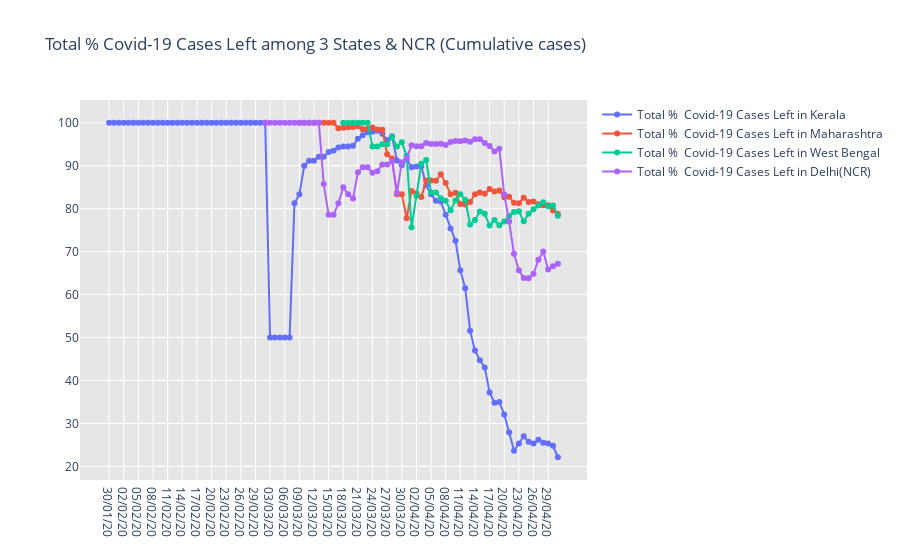

The notebook cell this image was saved under:
### Code cell
fig = go.Figure()
fig.add_trace(go.Scatter(x=kerala['Date'], y = (kerala['Total Active']/kerala['Total cases'])*100, mode='lines+markers',name='Total %  Covid-19 Cases Left in Kerala'))
fig.add_trace(go.Scatter(x=mh['Date'], y =(mh['Total Active']/mh['Total cases'])*100, mode='lines+markers',name='Total %  Covid-19 Cases Left in Maharashtra'))
fig.add_trace(go.Scatter(x=wb['Date'], y = (wb['Total Active']/wb['Total cases'])*100, mode='lines+markers',name='Total %  Covid-19 Cases Left in West Bengal'))
fig.add_trace(go.Scatter(x=DL['Date'], y = (DL['Total Active']/DL['Total cases'])*100, mode='lines+markers',name='Total %  Covid-19 Cases Left in Delhi(NCR)'))

fig.update_layout(title_text='Total % Covid-19 Cases Left among 3 States & NCR (Cumulative cases)',plot_bgcolor='rgb(230, 230, 230)')
fig.show()
